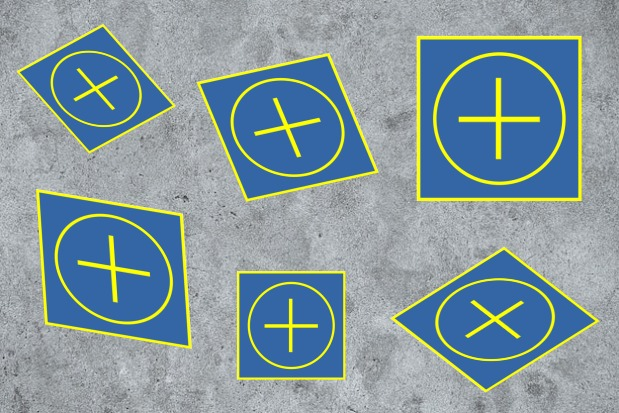
#> input picture scripts/CBRbase/example.jpeg, 619 x 413 px, found by its file name
$ python image_test.py
#> lines starting #> are read from the running program, lines starting #| are printed output that depends on the picture; after the words box and inside, x2 and y2 are one past the last pixel; in counts of white or black regions, pixels touching at a corner belong together
import imutils
import numpy as np
import cv2
from imutils.perspective import four_point_transform


DEBUG = True

def calibration(img, i):

    def nothing(x):
        pass

    cv2.namedWindow("Parâmetros")
    cv2.createTrackbar('h', 'Parâmetros',i[0][0],255,nothing)
    cv2.createTrackbar('s', 'Parâmetros',i[0][1],255,nothing)
    cv2.createTrackbar('v', 'Parâmetros',i[0][2],255,nothing)

    cv2.createTrackbar('H', 'Parâmetros',i[1][0],255,nothing)
    cv2.createTrackbar('S', 'Parâmetros',i[1][1],255,nothing)
    cv2.createTrackbar('V', 'Parâmetros',i[1][2],255,nothing)

    cv2.createTrackbar('Blur', 'Parâmetros', i[2][0], 100, nothing)
    cv2.createTrackbar('Erode', 'Parâmetros', i[2][1], 100, nothing)
    cv2.createTrackbar('Dilate', 'Parâmetros', i[2][2], 100, nothing)

    while True:

        h = cv2.getTrackbarPos('h', 'Parâmetros')
        s = cv2.getTrackbarPos('s', 'Parâmetros')
        v = cv2.getTrackbarPos('v', 'Parâmetros')

        H = cv2.getTrackbarPos('H', 'Parâmetros')
        S = cv2.getTrackbarPos('S', 'Parâmetros')
        V = cv2.getTrackbarPos('V', 'Parâmetros')

        blur_size = cv2.getTrackbarPos('Blur', 'Parâmetros')
        erode_size = cv2.getTrackbarPos('Erode', 'Parâmetros')
        dilate_size = cv2.getTrackbarPos('Dilate', 'Parâmetros')

        blur_value = (blur_size, blur_size)
        erode_kernel = np.ones((erode_size, erode_size), np.float32)
        dilate_kernel = np.ones((dilate_size, dilate_size), np.float32)

        lower = [h, s, v]
        upper = [H, S, V]

        lower_color = np.array(lower)
        upper_color = np.array(upper)

        if blur_size != 0:
            blur = cv2.blur(img,blur_value)
        else:
            blur = img

        hsv = cv2.cvtColor(blur, cv2.COLOR_BGR2HSV)
        mask = cv2.inRange(hsv, lower_color, upper_color)

        imgMask = cv2.bitwise_and(blur, blur, mask=mask)

        result = cv2.dilate(imgMask, dilate_kernel)
        result = cv2.erode(result, erode_kernel)

        cv2.imshow('shapes', result)

        key = cv2.waitKey(1) & 0xFF
        if key == ord("q"):
            break

    cv2.destroyAllWindows()
    parameters = [[h, s, v], [H, S, V], [blur_size, erode_size, dilate_size]]
    print(parameters)
    return parameters


def aply_filters(img, p, otsu):

    lower = p[0]
    upper = p[1]

    blur = (p[2][0], p[2][0])
    erode = p[2][1]
    dilate = p[2][2]

    lower_color = np.array(lower)
    upper_color = np.array(upper)

    # Aplica Blur
    if p[2][0] != 0:
        img = cv2.blur(img,blur)
    if DEBUG:
        cv2.imshow('blur', img)
        cv2.waitKey(0)

    # Transforma em hsv
    hsv = cv2.cvtColor(img, cv2.COLOR_BGR2HSV)
    if DEBUG:
        cv2.imshow('hsv', hsv)
        cv2.waitKey(0)

    # Aplica filtro de cores
    mask = cv2.inRange(hsv, lower_color, upper_color)
    img_mask = cv2.bitwise_and(img, img, mask=mask)
    if DEBUG:
        cv2.imshow('mask', img_mask)
        cv2.waitKey(0)

    # Erode e dilate
    erode_kernel = np.ones((erode, erode), np.float32)
    dilate_kernel = np.ones((dilate, dilate), np.float32)
    dilate = cv2.dilate(img_mask, dilate_kernel)
    erode = cv2.erode(dilate, erode_kernel)

    # Otsu thresholding
    # gray = cv2.cvtColor(erode, cv2.COLOR_BGR2GRAY)
    # ret, threshold = cv2.threshold(gray, otsu, 255, cv2.THRESH_BINARY + cv2.THRESH_OTSU)
    canny = cv2.Canny(erode, 200, 300)
    if DEBUG:
        cv2.imshow('canny', canny)
        cv2.waitKey(0)

    return canny


def find_potentials(image):
    contours, ret = cv2.findContours(image, cv2.RETR_TREE, cv2.CHAIN_APPROX_SIMPLE)
    shapes = []
    for contour in contours:
        approx = cv2.approxPolyDP(contour, 0.01 * cv2.arcLength(contour, True), True)

        if len(approx) == 4 and cv2.arcLength(contour,True) > 100:
            shapes.append(approx)

    return shapes


def cluster(shapes):
    cluster = []
    LIM = 5
    i = 0
    while i < len(shapes):
        coord1 = shapes[i]
        cluster = [coord1]
        x_tot = coord1[0]
        y_tot = coord1[1]
        x_min = coord1[0] - LIM
        x_max = coord1[0] + LIM
        y_min = coord1[1] - LIM
        y_max = coord1[1] + LIM
        for j in range(len(shapes) - (i+1)):
            coord2 = shapes[j + (i+1)]
            if x_min <= coord2[0] <= x_max and y_min <= coord2[1] <= y_max:
                cluster.append(coord2)
                x_tot += coord2[0]
                y_tot += coord2[1]
        if len(cluster) >= 3:
            return True
        i += 1
    return False


# Para cada quadrado -> ajustar perspectiva -> verificar se é uma base
def verify(shape, image):

    square = four_point_transform(image, shape.reshape(4, 2))
    if DEBUG:
        cv2.imshow('warp perspective', square)
        cv2.waitKey(0)
        cv2.imwrite('scripts/CBRbase/zoom.png', square)
    contours, ret = cv2.findContours(
        square, cv2.RETR_TREE, cv2.CHAIN_APPROX_SIMPLE)

    shapes = []
    for contour in contours:

        approx = cv2.approxPolyDP(
            contour, 0.01 * cv2.arcLength(contour, True), True)

        if len(approx) < 20 and cv2.arcLength(contour,True) > 100:
            M = cv2.moments(contour)
            if M['m00'] != 0.0:
                x = int(M['m10']/M['m00'])
                y = int(M['m01']/M['m00'])
                shapes.append((x, y))

    return cluster(shapes)


img = cv2.imread('scripts/CBRbase/example.jpeg')
#> img is the input picture: shape (413, 619, 3); mean B, G, R 158.7, 151.3, 131.8
img = imutils.resize(img, width=900)
#> img: shape (600, 900, 3)

cv2.imshow('frame', img)
cv2.waitKey(0)

initial = [[94, 70, 0], [255, 255, 255], [0, 0, 0]]

parameters = calibration(img, initial)
#> in calibration, `hsv = cv2.cvtColor(blur, cv2.COLOR_BGR2HSV)`: hsv: shape (600, 900, 3); mean H, S, V 96.4, 74.8, 171.3
#> in calibration, `mask = cv2.inRange(hsv, lower_color, upper_color)`:
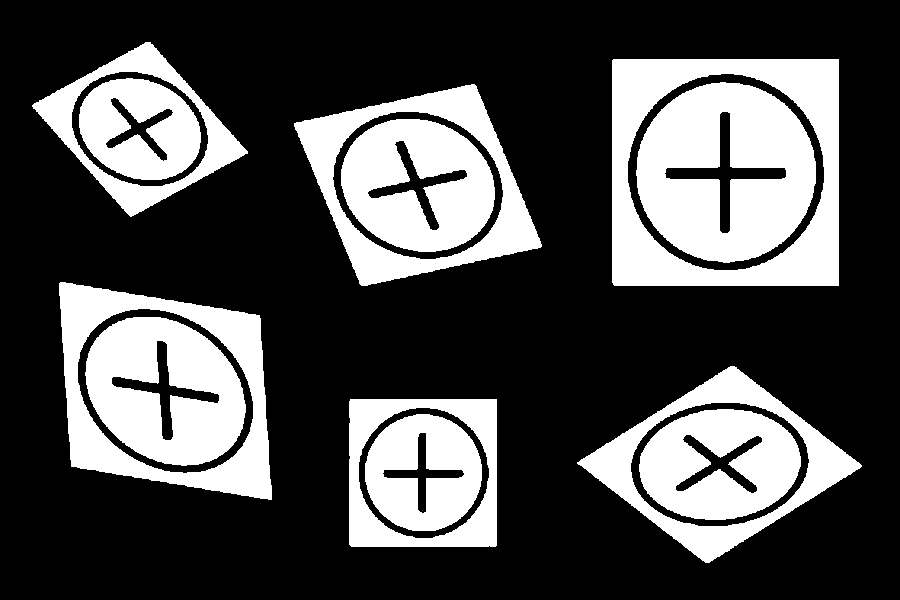
#> mask: shape (600, 900); 30% white; 12 white regions, largest, box (x1, y1, x2, y2) and area: (636, 82, 816, 263) 22994, (612, 59, 839, 286) 21415, (85, 317, 246, 466) 16341
#> in calibration, `result = cv2.dilate(imgMask, dilate_kernel)`:
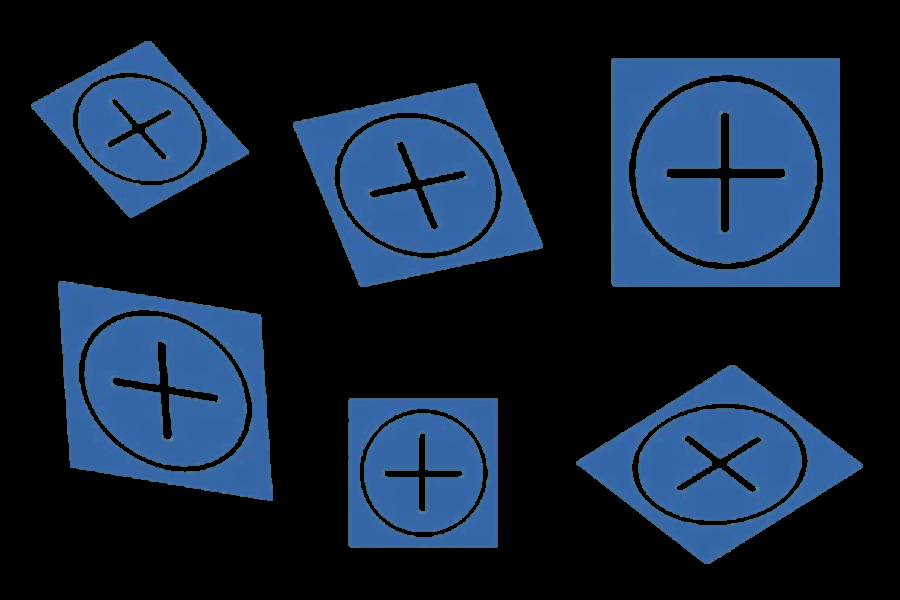
#> result: shape (600, 900, 3); mean B, G, R 53.5, 33.9, 18.2
#> (key q is pressed here)
#> parameters = [[94, 70, 0], [255, 255, 255], [0, 0, 0]]

img_filter = aply_filters(img, parameters, 120)
#> in aply_filters, `lower = p[0]`: lower = [94, 70, 0]
#> in aply_filters, `upper = p[1]`: upper = [255, 255, 255]
#> in aply_filters, `blur = (p[2][0], p[2][0])`: blur = (0, 0)
#> in aply_filters, `erode = p[2][1]`: erode = 0
#> in aply_filters, `lower_color = np.array(lower)`: lower_color = [94, 70, 0]
#> in aply_filters, `upper_color = np.array(upper)`: upper_color = [255, 255, 255]
#> in aply_filters, `canny = cv2.Canny(erode, 200, 300)`:
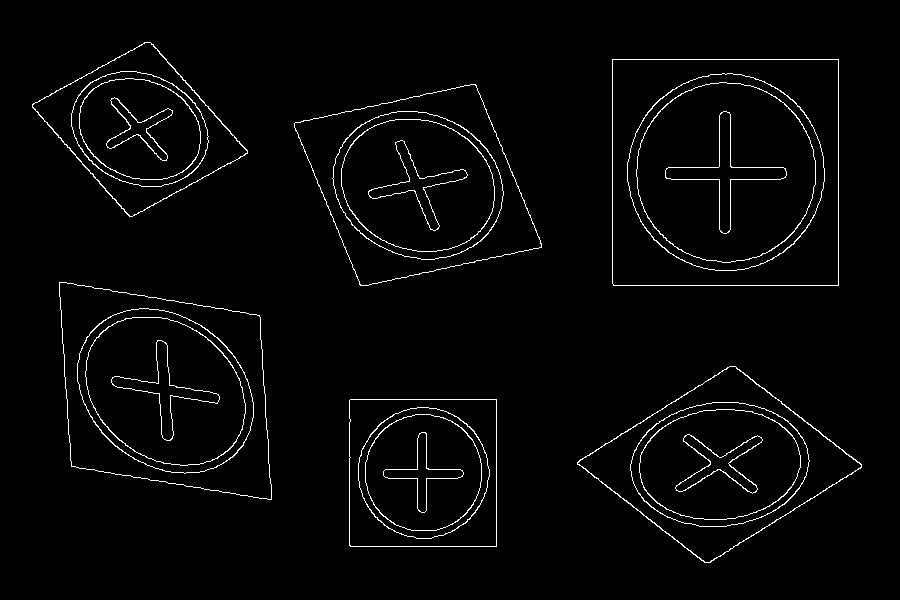
#> canny: shape (600, 900); 2.4% white in thin lines or dots, all inside (x1, y1, x2, y2) = (32, 42, 862, 563)

list_of_potentials = find_potentials(img_filter)
#> in find_potentials, `contours, ret = cv2.findContours(image, cv2.RETR_TREE, cv2.CHAIN_APPRO..`: contours = 48 contours; largest, box (x1, y1, x2, y2) and area: (612, 59, 839, 286) 51074, (612, 59, 839, 286) 51072, (59, 282, 272, 500) 36611, (59, 282, 272, 500) 36609, (294, 84, 542, 286) 32340; ret = 48 rows, first 6: [8, -1, 1, -1], [-1, -1, 2, 0], [-1, -1, 3, 1], [-1, -1, 4, 2], [-1, -1, 5, 3], [-1, -1, 6, 4]
#> the loop in find_potentials, `for contour in contours:` made 48 passes
#> approx on passes 1, 2, 9, 10, 17, 18, 25, 26, 33, 34, 41, 42: [[350, 399], [349, 545], [496, 546], [496, 399]], [[349, 400], [495, 399], [496, 545], [351, 546]], [[735, 366], [577, 462], [704, 562], [861, 467]], [[735, 366], [861, 466], [705, 562], [577, 463]], [[59, 282], [71, 466], [271, 499], [259, 315]], [[60, 282], [260, 317], [270, 499], [71, 465]], [[475, 84], [294, 123], [360, 285], [541, 247]], [[474, 84], [541, 246], [361, 285], [294, 123]], [[612, 59], [613, 285], [838, 285], [838, 59]], [[612, 60], [837, 59], [838, 284], [614, 285]], [[150, 42], [32, 104], [129, 216], [247, 153]], [[150, 42], [247, 152], [130, 216], [32, 105]]
#> after the loop in find_potentials, `for contour in contours:`: shapes = 12 contours; largest, box (x1, y1, x2, y2) and area: (612, 59, 839, 286) 50963, (612, 59, 839, 286) 50514, (59, 282, 272, 500) 36404, (60, 282, 271, 500) 36046, (294, 84, 542, 286) 31954
#> list_of_potentials has the same summary as shapes in find_potentials

gray = cv2.cvtColor(img, cv2.COLOR_BGR2GRAY)
ret, threshold = cv2.threshold(gray, 120, 255, cv2.THRESH_BINARY + cv2.THRESH_OTSU)
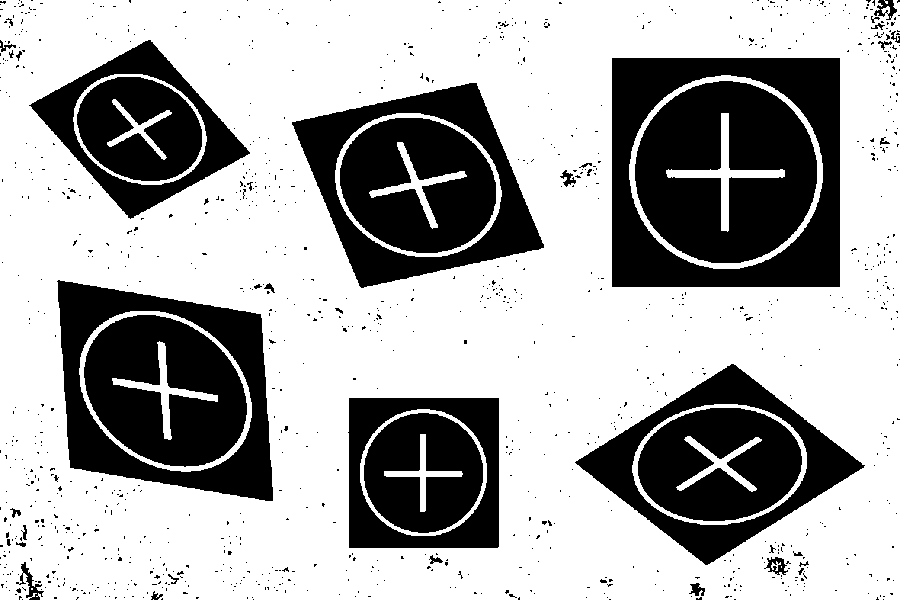
#> threshold: shape (600, 900); 66.7% white; 1082 black regions (1039 under 20 px), largest, box (x1, y1, x2, y2) and area: (635, 81, 817, 263) 24220, (612, 58, 840, 287) 22762, (84, 315, 247, 467) 17363
#> ret = 133

soma = 0
final = []
tol = 3
for potential in list_of_potentials:

    if verify(potential, threshold):
        M = cv2.moments(potential)
        if M['m00'] != 0.0:
            x = int(M['m10']/M['m00'])
            y = int(M['m01']/M['m00'])
            cv2.circle(img, (x, y), 4, (0, 0, 255), -1)
            new_cross = True
            for point in final:
                if (point[0]-tol) <= x <= (point[0]+tol) and (point[1]-tol) <= y <= (point[1]+tol):
                    new_cross = False
            if new_cross:
                final.append((x,y))
                soma += 1
#> this loop made 12 passes
#> (x, y) on passes 1 to 11: (422, 472), (422, 472), (719, 464), (719, 464), (165, 390), (165, 390), (417, 184), (417, 184), (725, 171), (725, 171), (139, 128)
#> pass 1, in verify, `square = four_point_transform(image, shape.reshape(4, 2))`:
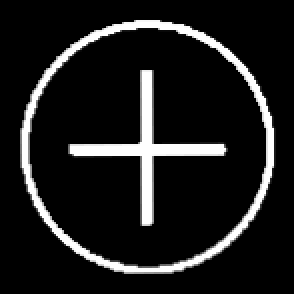
#> square: shape (147, 147) (shown 2 times larger); min 0, max 255, mean 28.7
#> pass 3, in verify (call 3), `square = four_point_transform(image, shape.reshape(4, 2))`:
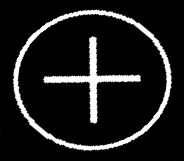
#> square: shape (161, 184); min 0, max 255, mean 28.1
#> after the loop:
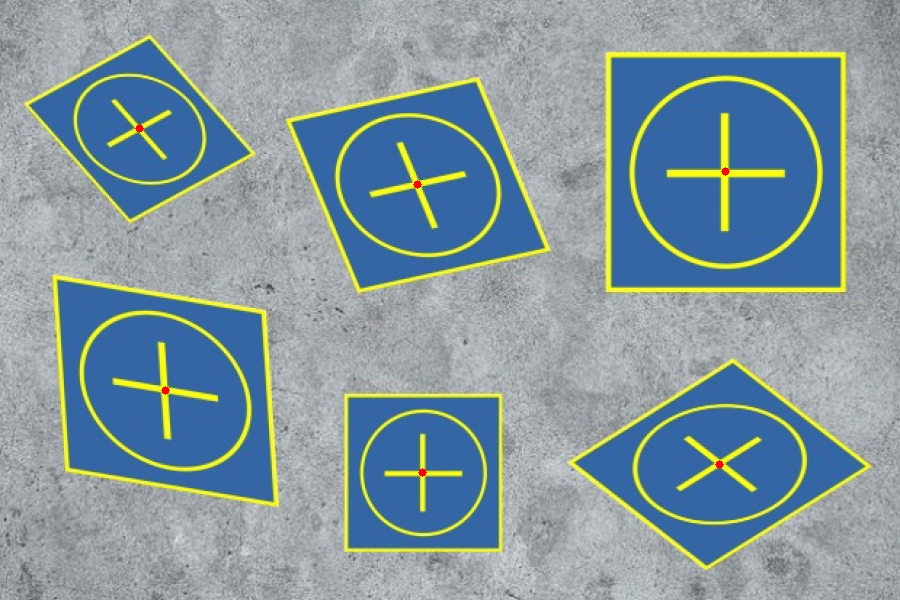
#> img: shape (600, 900, 3); mean B, G, R 158.6, 151.1, 131.7
#> after the loop, final = [(422, 472), (719, 464), (165, 390), (417, 184), (725, 171), (139, 128)]; soma = 6

print(f"Foram encontradas {soma} bases na imagem.")
#| Foram encontradas 6 bases na imagem.
print(final)
#| [(422, 472), (719, 464), (165, 390), (417, 184), (725, 171), (139, 128)]
cv2.imshow('final result', img)
cv2.waitKey(0)

$ run again, with scripts/CBRbase/template.jpeg copied over scripts/CBRbase/example.jpeg
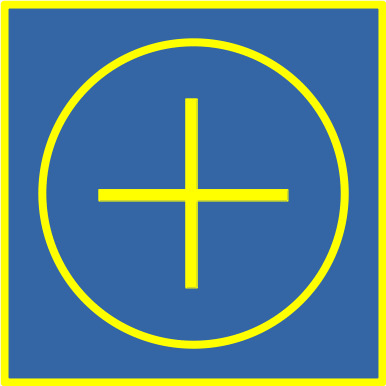
#> input picture scripts/CBRbase/template.jpeg, 386 x 386 px, found by its file name
#> img is the input picture: shape (386, 386, 3); mean B, G, R 139.2, 126.8, 84.9
#> hsv: shape (900, 900, 3); mean H, S, V 93.7, 184.6, 178.7
#> in calibration, `mask = cv2.inRange(hsv, lower_color, upper_color)`:
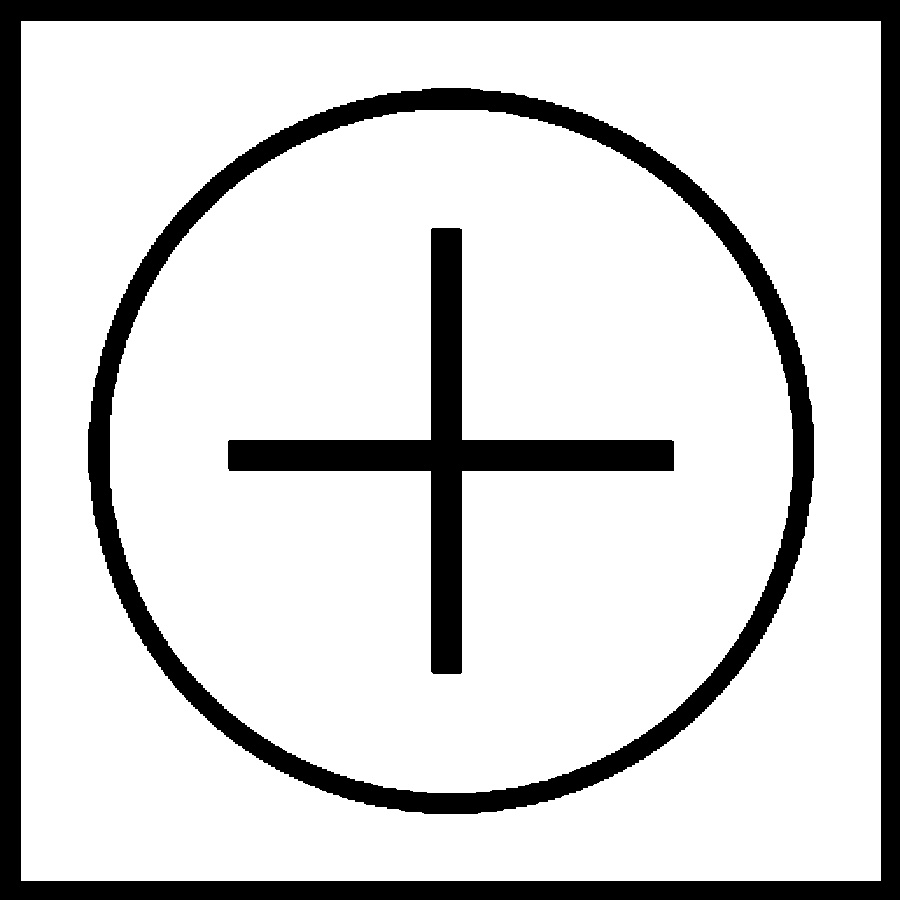
#> mask: shape (900, 900); 82.4% white; 3 black regions, box (x1, y1, x2, y2) and area: (0, 0, 900, 900) 70400, (88, 88, 814, 814) 45471, (228, 228, 674, 674) 26679
#> parameters = [[94, 70, 0], [255, 255, 255], [0, 0, 0]]
#> lower = [94, 70, 0]
#> upper = [255, 255, 255]
#> blur = (0, 0)
#> erode = 0
#> lower_color = [94, 70, 0]
#> upper_color = [255, 255, 255]
#> canny: shape (900, 900); 1.2% white in thin lines or dots
#> in find_potentials, `contours, ret = cv2.findContours(image, cv2.RETR_TREE, cv2.CHAIN_APPRO..`: contours = 8 contours; box (x1, y1, x2, y2) and area: (20, 20, 881, 881) 739565, (20, 20, 881, 881) 739564, (87, 87, 815, 815) 414112, (87, 87, 815, 815) 413837, (109, 109, 793, 793) 367600, (109, 109, 793, 793) 367389, (227, 227, 675, 675) 26764, (227, 227, 675, 675) 26757; ret = [[-1, -1, 1, -1], [-1, -1, 2, 0], [-1, -1, 3, 1], [-1, -1, 4, 2], [-1, -1, 5, 3], [-1, -1, 6, 4], [-1, -1, 7, 5], [-1, -1, -1, 6]]
#> the loop in find_potentials, `for contour in contours:` made 8 passes
#> approx on passes 1 to 2: [[22, 20], [20, 879], [880, 880], [880, 21]], [[21, 21], [879, 21], [880, 879], [21, 880]]
#> after the loop in find_potentials, `for contour in contours:`: shapes = 2 contours; box (x1, y1, x2, y2) and area: (20, 20, 881, 881) 737882, (21, 21, 881, 881) 737022
#> list_of_potentials has the same summary as shapes in find_potentials
#> threshold: shape (900, 900); 16.8% white; 3 white regions, box (x1, y1, x2, y2) and area: (0, 0, 900, 900) 68680, (89, 89, 814, 814) 41684, (229, 229, 673, 673) 26080
#> `ret, threshold = cv2.threshold(gray, 120, 255, cv2.THRESH_BINARY + cv2..`: ret = 156
#> the loop `for potential in list_of_potentials: ` made 2 passes
#> (x, y, soma) on pass 1: (450, 450, 1)
#> pass 2, in verify (call 2), `square = four_point_transform(image, shape.reshape(4, 2))`:
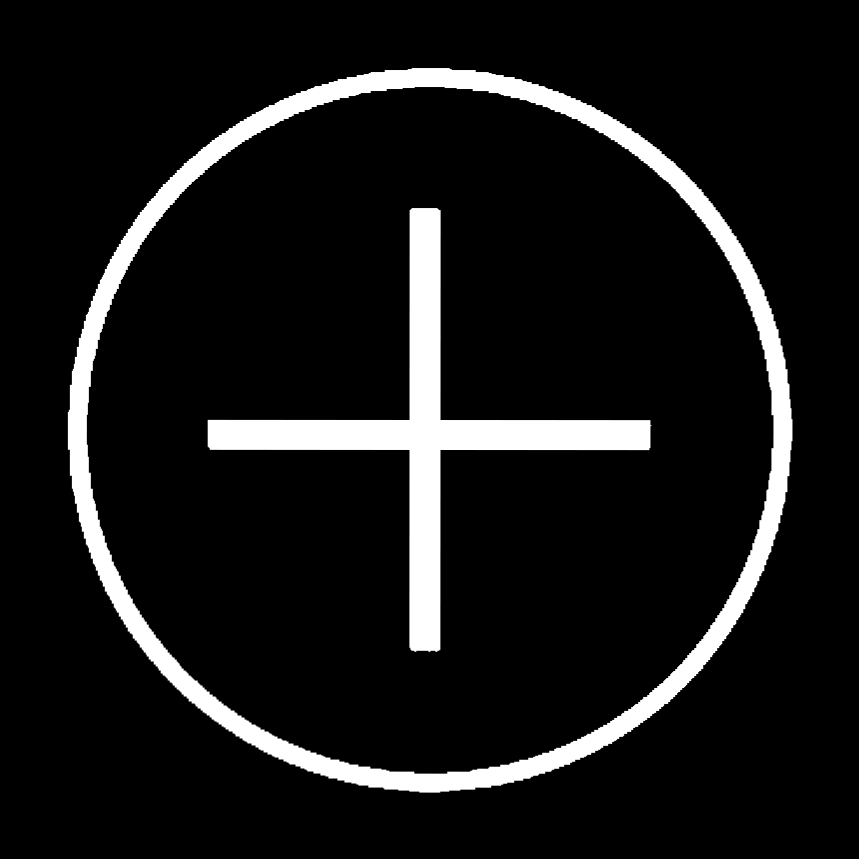
#> square: shape (859, 859); min 0, max 255, mean 23.4
#> after the loop `for potential in list_of_potentials:`: final = [(450, 450)]; soma = 1
#| Foram encontradas 1 bases na imagem.
#| [(450, 450)]
